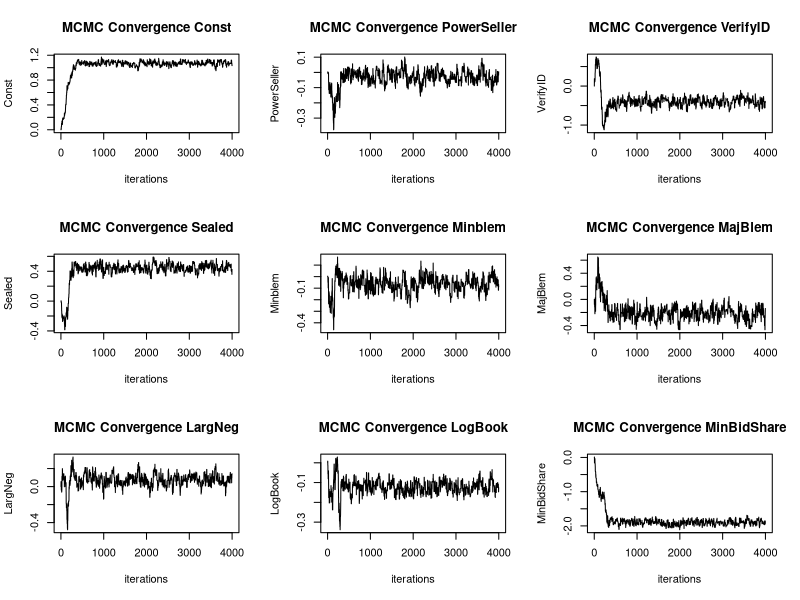
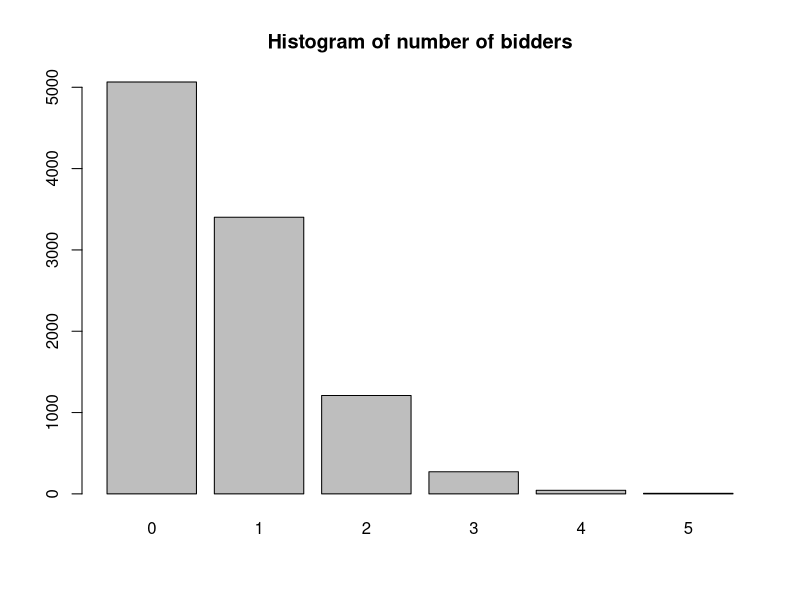

Reproduce these figures in R, in order.
# Metropolis Random Walk for Poisson regression. 
#Consider the following Poisson regression model y_i|beta(iid) ~ Poisson[exp(x_i_transpose%*%β)], i=1,..,n
# where y_i is the count for the ith observation in the sample 
# and xi is the p-dimensionalvector with covariate observations for the ith observation. 
# Use the data set eBayNumberOfBidderData.dat. This dataset contains observations from 1000 eBay auctions of coins. 
# The response variable is nBids and records the number of bids in each auction. 
# The remaining variables are features/covariates (x):
# Const (for the intercept)
# PowerSeller (equal to 1 if the seller is selling large volumes on eBay)
# VerifyID (equal to 1 if the seller is a verified seller by eBay)
# Sealed (equal to 1 if the coin was sold in an unopened envelope)
# MinBlem (equal to 1 if the coin has a minor defect)
# MajBlem (equal to 1 if the coin has a major defect)
# LargNeg (equal to 1 if the seller received a lot of negative feedback from customers)
# LogBook (logarithm of the book value of the auctioned coin according to expert sellers. Standardized)
# MinBidShare (ratio of the minimum selling price (starting price) to the book value. Standardized).

# (a) Obtain the maximum likelihood estimator of β in the Poisson regression model for the eBay data 
# [Hint: glm.R, don't forget that glm() adds its own intercept so don't input the covariate Const]. 
# Which covariates are significant?

library(mvtnorm)

ebay_data <-  (read.table("eBayNumberOfBidderData.dat", header=TRUE))
Xnames <- names(ebay_data[,2:ncol(ebay_data)]) #Names of columns
n_obs <- dim(ebay_data)[1]  #number of observations
data <- ebay_data[,-2] #training and test data without Const
#y <- as.numeric(data[,1]) #target output

# maximum likelihood estimator of beta
model = glm(formula=nBids~., data=data, family=poisson())
summary(model)
#the z-value shows that VerifyID, Sealed, MajBlem, LogBook and MinBidShare are significant

#  (b) Let's do a Bayesian analysis of the Poisson regression. Let the prior be beta ∼ N[0, 100*(X_T%*%X)]
# where X is the n × p covariate matrix. This is a commonly used prior, which is called Zellner's g-prior. 
# Assume first that the posterior density is approximately multivariate normal:
# beta|y ~ N(beta_tilde, Jy^-1(beta_tilde))
#where β_tilde is the posterior mode and Jy(beta_tilde) is the negative Hessian at the posterior mode. 
#beta_tilde and Jy(beta_tilde) can be obtained by numerical optimization (optim.R)
# exactly like you already did for the logistic regression in Lab 2 
# (but with the log posterior function replaced by the corresponding one for the Poisson model, 
#which you have to code up.).

#function for Poisson logPosterior
logPostPoisson = function(beta,y,X,mu,Sigma) {
  beta <- matrix(beta, nrow=1)
  linPred <- X%*%t(beta)
  logLik <- sum( - exp(linPred) + linPred*y - log(factorial(y)) ) #loglikelihood
  logPrior <- dmvnorm(beta, mu, Sigma, log=TRUE); #prior
  return(logLik + logPrior) #prior and likelihood are added since we use log
}

#initialize variables
y <- as.numeric(ebay_data[,1]) #target output
X <- as.matrix(ebay_data[,-1]) #training data
X <- apply(X, c(1, 2), as.numeric) #convert from characters to doubles
n_col <- dim(X)[2] #number of columns in training data
initVal <- rep(0,n_col) #initial values for Beta
mu <- as.matrix(rep(0,n_col)) # Prior mean vector for Beta
Sigma <- 100*solve(t(X)%*%X) # Prior covariance matrix for Beta
logPost <- logPostPoisson; #function to be minimized


set.seed(123)
OptimRes <- optim(initVal,logPost,gr=NULL,y,X,mu,Sigma,method=c("BFGS"),control=list(fnscale=-1),hessian=TRUE)

# Printing the results of mean and variance of normally distributed Beta 
OptimBeta <- OptimRes$par
names(OptimBeta) <- Xnames # Naming the coefficient by covariates
PostCov <- solve(-OptimRes$hessian) #get covariance matrix by inverting the negative hessian
approxPostStd <- sqrt(diag(PostCov)) # Computing approximate standard deviations.
names(approxPostStd) <- Xnames # Naming the coefficient by covariates
print('Posterior beta values:')
print(OptimBeta)
print('Posterior standard deviation:')
print(approxPostStd)

#the result seems reasonable since they are similar to a)

# (c) Let's simulate from the actual posterior of beta using the Metropolis algorithm
# and compare the results with the approximate results in b). 
# Program a general function that uses the Metropolis algorithm to generate random draws from an
# arbitrary posterior density. In order to show that it is a general function for
# any model, we denote the vector of model parameters by θ. Let the proposal density 
# be the multivariate normal density mentioned in Lecture 8 (random walk Metropolis):
# θp|θ(i−1) ∼ N(θ(i−1), c · Σ) where Σ = Jy^−1(beta?tilde) was obtained in b). 
# The value c is a tuning parameter and should be an input to your Metropolis function. 
# The user of your Metropolis function should be able to supply her own posterior density function, not
# necessarily for the Poisson regression, and still be able to use your Metropolis
# function. This is not so straightforward, unless you have come across function
# objects in R. The note HowToCodeRWM.pdf in Lisam describes how you can do this in R.

#Now, use your new Metropolis function to sample from the posterior of β
# in the Poisson regression for the eBay dataset. Assess MCMC convergence by graphical methods.

RWMSampler <- function(oldTheta, logPostFunc, c, PostCov, ... ) {
  proposedTheta <- rmvnorm(1, mean=oldTheta, sigma=c*PostCov)
  alpha <- min(1, exp(logPostFunc(proposedTheta, ...) - logPostFunc(oldTheta, ...) ))
  t <- runif(1)
  if (alpha>t) {
    return(list(proposedTheta, alpha))
  } else {
    return(list(oldTheta, alpha))
  }
}

nDraws <- 4000
c <- 0.7
beta <- matrix(0, nDraws, n_col) #matrix to fill with samples from RWM
alpha_vector <- rep(0, nDraws) #will be used to calculate mean alpha
logPost <- logPostPoisson


for(i in 1:nDraws) {
  output <- RWMSampler(beta[i,], logPost, c, PostCov, y, X, mu, Sigma)
  alpha_vector[i] <- output[[2]]
  if(i<nDraws) {
  beta[i+1,] <- output[[1]]
  }
}

iterations=seq(1,nDraws,1)
par(mfrow=c(3,3))
for (i in 1:n_col) {
  plot(iterations, beta[,i], type="l", main=paste("MCMC Convergence", Xnames[i]),
       ylab=Xnames[i])
}
par(mfrow=c(1,1), new=FALSE)

# Calculate average alpha
average_alpha <- mean(alpha_vector)
average_alpha #0.2531, has average acceptance probability between 25-30%


# (d) Use the MCMC draws from c) to simulate from the predictive distribution of
# the number of bidders in a new auction with the characteristics below. 
#Plot the predictive distribution. What is the probability of no bidders in this new auction?
# PowerSeller = 1
# VerifyID = 0
# Sealed = 1
# MinBlem = 0
# MajBlem = 1
# LargNeg = 0
# LogBook = 1.2
# MinBidShare = 0.8

nDraws <- 10000
x <- c(1,1,0,1,0,1,0,1.2,0.8)
post_beta <- beta[(1000:nrow(beta)),] #select samples after convergence
mean <- exp(post_beta%*%x) #vector of means
samples <- rpois(nDraws, mean)
barplot(table(samples), main="Histogram of number of bidders")
prob_no_bidders <- sum(samples==0)/sum(samples) #probability of no bidders
print(prob_no_bidders)

#the probability of no bidders is 74%
